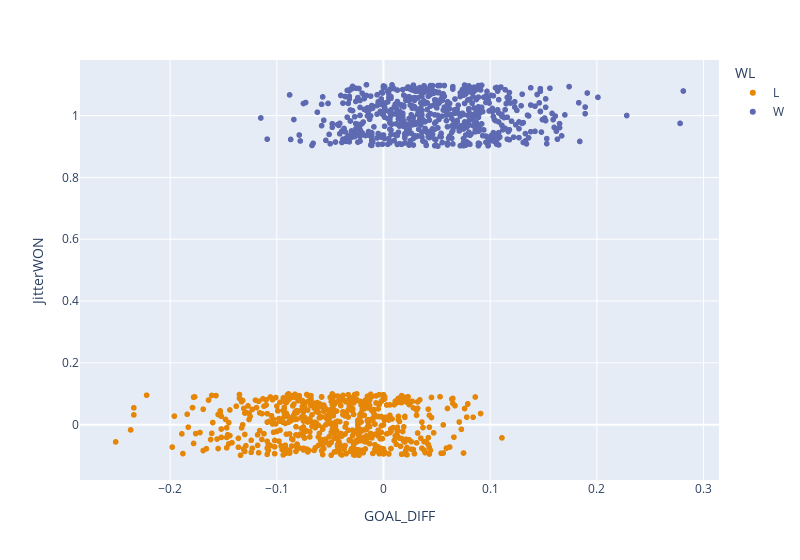

Here is the notebook cell this chart was saved with:
### Markdown cell above
As before, we will use the `"GOAL_DIFF"` feature to classify whether a team won (1) or lost (0) their game.

### Code cell
np.random.seed(42)
games["JitterWON"] = games["WON"] + np.random.uniform(-0.1, 0.1, len(games))
px.scatter(games, 
           x="GOAL_DIFF", y="JitterWON", color="WL", 
           hover_data=['TEAM_NAME', 'TEAM_NAME_OPP'])

### Figure 1 — Plotly figure (JSON) as saved in the notebook; plotly's stock layout.template omitted (floating-point values rounded to 4 significant figures; data arrays with more than 128 entries replaced by an {"elided": "..."} marker saying what was removed)
{"data": [{"customdata": {"elided": "625x2 str values"}, "hovertemplate": "WL=L<br>GOAL_DIFF=%{x}<br>JitterWON=%{y}<br>TEAM_NAME=%{customdata[0]}<br>TEAM_NAME_OPP=%{customdata[1]}<extra></extra>", "legendgroup": "L", "marker": {"color": "rgb(229, 134, 6)", "symbol": "circle"}, "mode": "markers", "name": "L", "showlegend": true, "type": "scattergl", "x": {"elided": "625 float values"}, "xaxis": "x", "y": {"elided": "625 float values"}, "yaxis": "y"}, {"customdata": {"elided": "605x2 str values"}, "hovertemplate": "WL=W<br>GOAL_DIFF=%{x}<br>JitterWON=%{y}<br>TEAM_NAME=%{customdata[0]}<br>TEAM_NAME_OPP=%{customdata[1]}<extra></extra>", "legendgroup": "W", "marker": {"color": "rgb(93, 105, 177)", "symbol": "circle"}, "mode": "markers", "name": "W", "showlegend": true, "type": "scattergl", "x": {"elided": "605 float values"}, "xaxis": "x", "y": {"elided": "605 float values"}, "yaxis": "y"}], "layout": {"legend": {"title": {"text": "WL"}, "tracegroupgap": 0}, "margin": {"t": 60}, "width": 800, "xaxis": {"anchor": "y", "domain": [0, 1], "title": {"text": "GOAL_DIFF"}}, "yaxis": {"anchor": "x", "domain": [0, 1], "title": {"text": "JitterWON"}}}}
